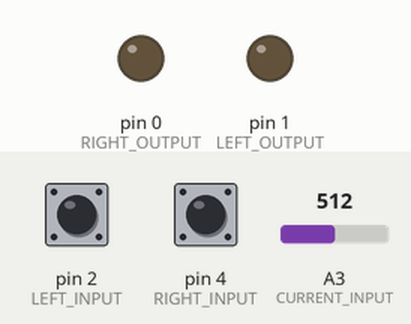
This sketch was run on a simulated Arduino Uno, built with avr-gcc and run on an emulated ATmega328P. Parts: output pins drawn as LEDs (lit = HIGH). Dashed ring = blinking. The inputs (shaded band) are chosen by the test bench; at power-on: pin 2 (LEFT_INPUT) HIGH, pin 4 (RIGHT_INPUT) HIGH, A3 (CURRENT_INPUT) = 512.

Above: at 1.2 s.
1.3 s: pin 2 (LEFT_INPUT) pulled LOW for 0.15 s
At 1.5 s:
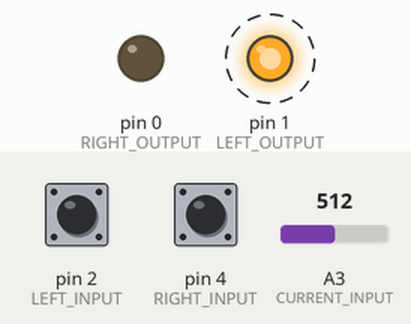
4.4 s: pin 4 (RIGHT_INPUT) pulled LOW for 0.15 s
At 4.6 s:
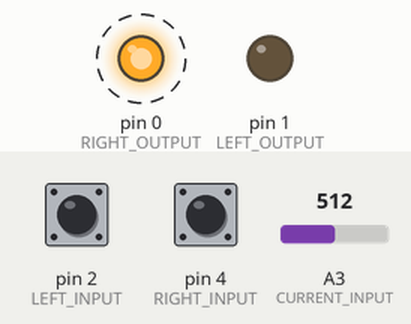
7.5 s: A3 (CURRENT_INPUT) set to 370
10.5 s: A3 (CURRENT_INPUT) set to 343
13.5 s: pin 2 (LEFT_INPUT) pulled LOW for 1 s
At 13.76 s:
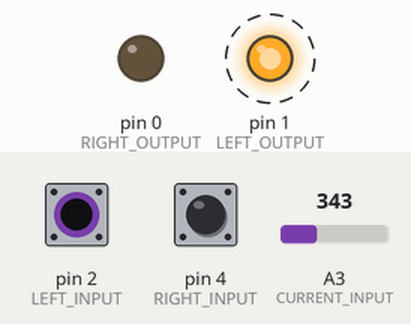
16.5 s: pin 2 (LEFT_INPUT) pulled LOW for 3.2 s
At 16.5 s:
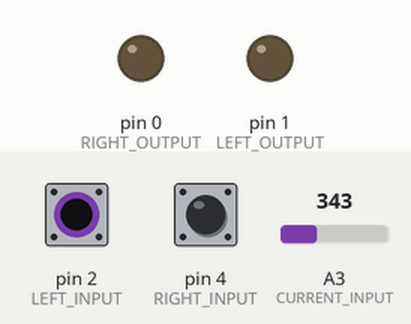
Timing chart, 0 to 19.5 s (numbered marks = the images above; inputs shaded):
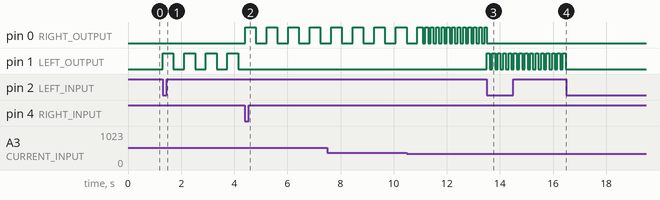

Measured:
- after the input at 1.3 s, pin 1 (LEFT_OUTPUT): alternates HIGH for 0.41 s and LOW for 0.41 s, starting at once
- after the input at 4.4 s, pin 0 (RIGHT_OUTPUT): alternates HIGH for 0.41 s and LOW for 0.41 s, starting at once; pin 1 (LEFT_OUTPUT): stops changing and stays LOW
- after the input at 13.5 s, pin 0 (RIGHT_OUTPUT): goes on until 13.5 s, then stays LOW; pin 1 (LEFT_OUTPUT): alternates HIGH for 0.10 s and LOW for 0.10 s, starting at once
- after the input at 16.5 s, pin 1 (LEFT_OUTPUT): stops changing and stays LOW

The sketch:

turn_signal_canceler.ino
```cpp
#define LEFT_INPUT 2
#define RIGHT_INPUT 4

#define LEFT_OUTPUT 1
#define RIGHT_OUTPUT 0

#define CURRENT_INPUT 3 // adc3

#define TIMEOUT_SECONDS 30


/*#include <BasicSerial.h>

void serOut(const char* str)
{
   while (*str) TxByte (*str++);
}*/

void setup() {

    pinMode(LEFT_OUTPUT, OUTPUT);
    pinMode(RIGHT_OUTPUT, OUTPUT);

    pinMode(LEFT_INPUT, INPUT);
    pinMode(RIGHT_INPUT, INPUT);
    pinMode(CURRENT_INPUT, INPUT);

    analogReference(INTERNAL);
}

double REF_VOLTAGE = 1.053251064;

#define ADC_ONE_SIDE 356
#define ADC_TWO_SIDES 713

#define STATE_OFF 0
#define STATE_LEFT_TURN 1
#define STATE_RIGHT_TURN 2
#define STATE_HAZARD 3

bool last_left_input_state = 0;
bool last_right_input_state = 0;

uint8_t state = 0;

unsigned long last_State_Change = 0;

bool flashing_state = 0;

unsigned long last_Output_Change = 0;

unsigned long last_Bulb_Check = 0;

#define BULB_BURNED_OUT 100

uint16_t flash_delay = 400;

void loop() {

    unsigned long now = millis();

    uint16_t adc_reading = analogRead(CURRENT_INPUT);

    //float vin = (REF_VOLTAGE * (float)adc_reading) / 1024.0;

    // to find adc_reading from voltage,
    //
    //                         voltage_input * 1024
    //          ADC_Int =  ----------------------------
    //                           reference_voltage
    //


    // input detection
    bool left_input_state = !digitalRead(LEFT_INPUT);
    bool right_input_state = !digitalRead(RIGHT_INPUT);

    if (last_left_input_state != left_input_state || last_right_input_state != right_input_state)
    {
        if (state == STATE_OFF)
        {
            if (left_input_state && right_input_state)
                setState(STATE_HAZARD, now);
            else if (left_input_state)
                setState(STATE_LEFT_TURN, now);
            else if (right_input_state)
                setState(STATE_RIGHT_TURN, now);
        }
        else if (state == STATE_LEFT_TURN)
        {
            if (left_input_state && right_input_state)
                setState(STATE_HAZARD, now);
            else if (left_input_state)
                setState(STATE_OFF, now);
            else if (right_input_state)
                setState(STATE_RIGHT_TURN, now);
        }
        else if (state == STATE_RIGHT_TURN)
        {
            if (left_input_state && right_input_state)
                setState(STATE_HAZARD, now);
            else if (left_input_state)
                setState(STATE_LEFT_TURN, now);
            else if (right_input_state)
                setState(STATE_OFF, now);
        }
        else if (state == STATE_HAZARD)
        {
            if (left_input_state && right_input_state)
                setState(STATE_OFF, now);
        }
    }


    last_left_input_state = left_input_state;
    last_right_input_state = right_input_state;


    // low current detection (burned out bulb)
    if (state != STATE_OFF && flashing_state && flash_delay != BULB_BURNED_OUT && now - last_Bulb_Check > 2*1000)
    {
        if (now - last_Output_Change >= flash_delay/2 && now - last_Output_Change <= (flash_delay/2)+50)
        {
            uint16_t expected_value = 0;

            if (state == STATE_LEFT_TURN || state == STATE_RIGHT_TURN)
                expected_value = ADC_ONE_SIDE;
            else if (state == STATE_HAZARD)
                expected_value = ADC_TWO_SIDES;

            if (adc_reading < expected_value)
                flash_delay = BULB_BURNED_OUT;
        }
    }

    // output modifications

    if (now - last_Output_Change > flash_delay)
    {
        // timeout detection
        if ((state == STATE_LEFT_TURN || state == STATE_RIGHT_TURN) && now - last_State_Change > TIMEOUT_SECONDS*1000)
            setState(STATE_OFF, now);

        if (state == STATE_OFF)
        {
            digitalWrite(LEFT_OUTPUT, LOW);
            digitalWrite(RIGHT_OUTPUT, LOW);
        }
        else if (state == STATE_LEFT_TURN)
        {
            flashing_state = !flashing_state;

            digitalWrite(LEFT_OUTPUT, flashing_state);
            digitalWrite(RIGHT_OUTPUT, LOW);
        }
        else if (state == STATE_RIGHT_TURN)
        {
            flashing_state = !flashing_state;

            digitalWrite(LEFT_OUTPUT, LOW);
            digitalWrite(RIGHT_OUTPUT, flashing_state);
        }
        else if (state == STATE_HAZARD)
        {
            flashing_state = !flashing_state;
            digitalWrite(LEFT_OUTPUT, flashing_state);
            digitalWrite(RIGHT_OUTPUT, flashing_state);
        }

        last_Output_Change = now;
    }

    delay(10);
}

void setState(uint8_t _new_state, unsigned long now) {
    if (now - last_State_Change > 200 || _new_state == STATE_HAZARD)
    {
        state = _new_state;
        flashing_state = 0;
        last_Output_Change = 0;

        last_State_Change = now;
    }
}

/*void D(uint16_t out)
{
    char textToWrite[ 8 ];
    itoa(out, textToWrite, 10);

    D(textToWrite);
}

void D(char* out)
{
    serOut(out);
}*/
```
